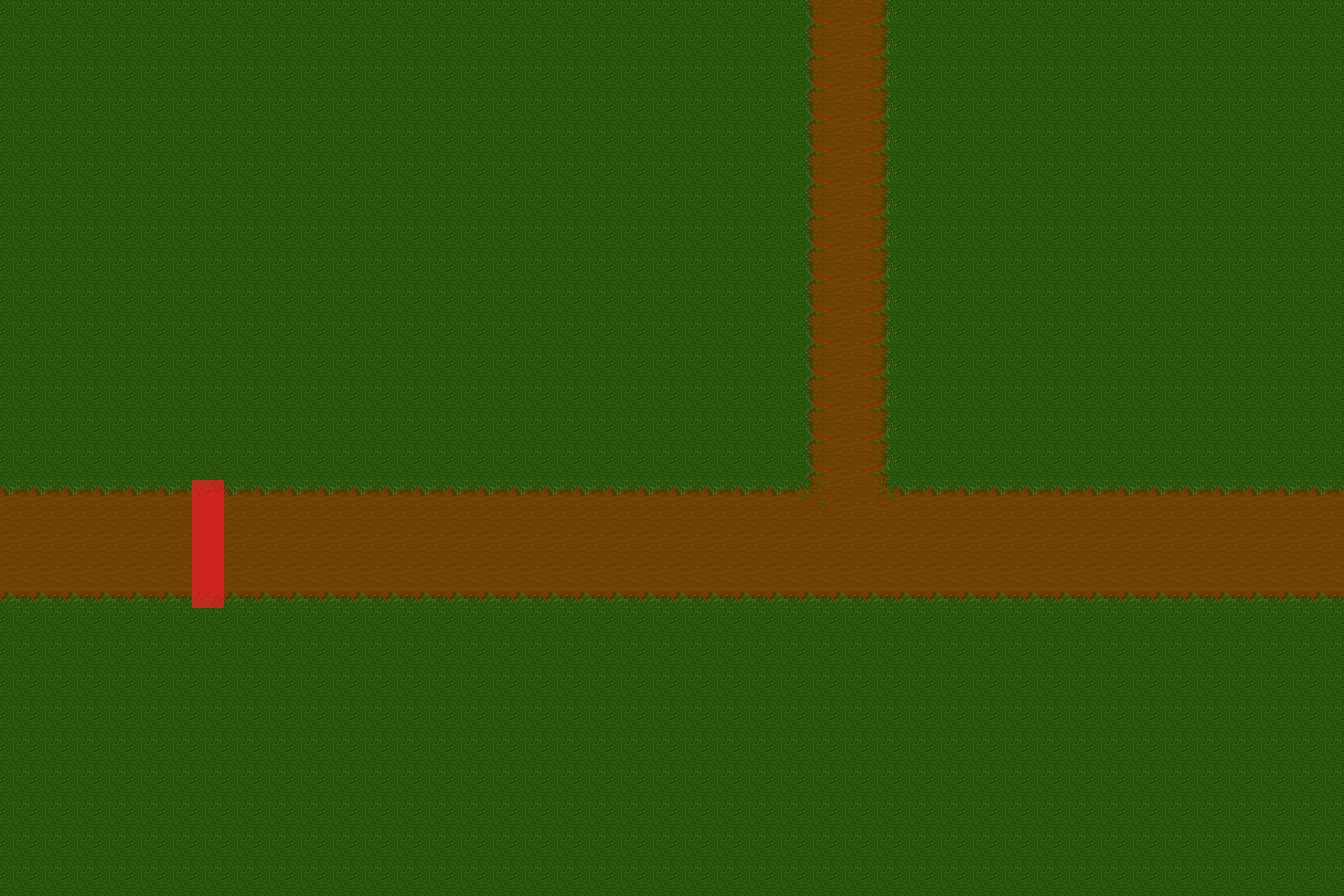

The image is a tile-based game level rendered from a .tmx file. Its description and source (layers, tilesets, objects; grid data summarised) follow:
An orthogonal 42x28 tile map with 32x32 px tiles, 2 tile layers (Map, Cutscene ), 2 tilesets.

<map version="1.2" tiledversion="1.3.3" orientation="orthogonal" renderorder="right-down" width="42" height="28" tilewidth="32" tileheight="32" infinite="0" nextlayerid="4" nextobjectid="1">
 <tileset firstgid="1" name="summer_map_tiles" tilewidth="32" tileheight="32" spacing="1" tilecount="380" columns="19">
  <image source="summer_map_tiles.png" width="626" height="659" />
  <terraintypes>
   <terrain name="Nuevo Terreno" tile="0" />
  </terraintypes>
  <tile id="270" terrain="0,,," />
  <tile id="273" terrain=",0,," />
  <tile id="275" terrain="0,0,," />
  <tile id="277" terrain=",,0," />
  <tile id="281" terrain="0,,0," />
  <tile id="284" terrain="0,0,0," />
  <tile id="285" terrain=",,,0" />
  <tile id="290" terrain=",0,,0" />
  <tile id="292" terrain="0,0,,0" />
  <tile id="294" terrain=",,0,0" />
  <tile id="296" terrain="0,,0,0" />
  <tile id="298" terrain=",0,0,0" />
  <tile id="334" terrain="0,0,0,0" />
 </tileset>
 <tileset firstgid="381" name="Tile_select" tilewidth="32" tileheight="32" tilecount="1" columns="1">
  <image source="Tile_select.png" width="32" height="32" />
 </tileset>
 <layer id="1" name="Map" width="42" height="28">
  <properties>
   <property name="Nodraw" type="int" value="0" />
   <property name="Parallax" type="float" value="1" />
  </properties>
  <data>[1176 cells, 1176 non-empty, 8 distinct tile ids]</data>
 </layer>
 <layer id="2" name="Cutscene " width="42" height="28">
  <properties>
   <property name="CutsceneTrigger" type="int" value="1" />
   <property name="Nodraw" type="int" value="1" />
   <property name="Parallax" type="int" value="1" />
  </properties>
  <data>[1176 cells, 4 non-empty, 1 distinct tile ids]</data>
 </layer>
</map>
